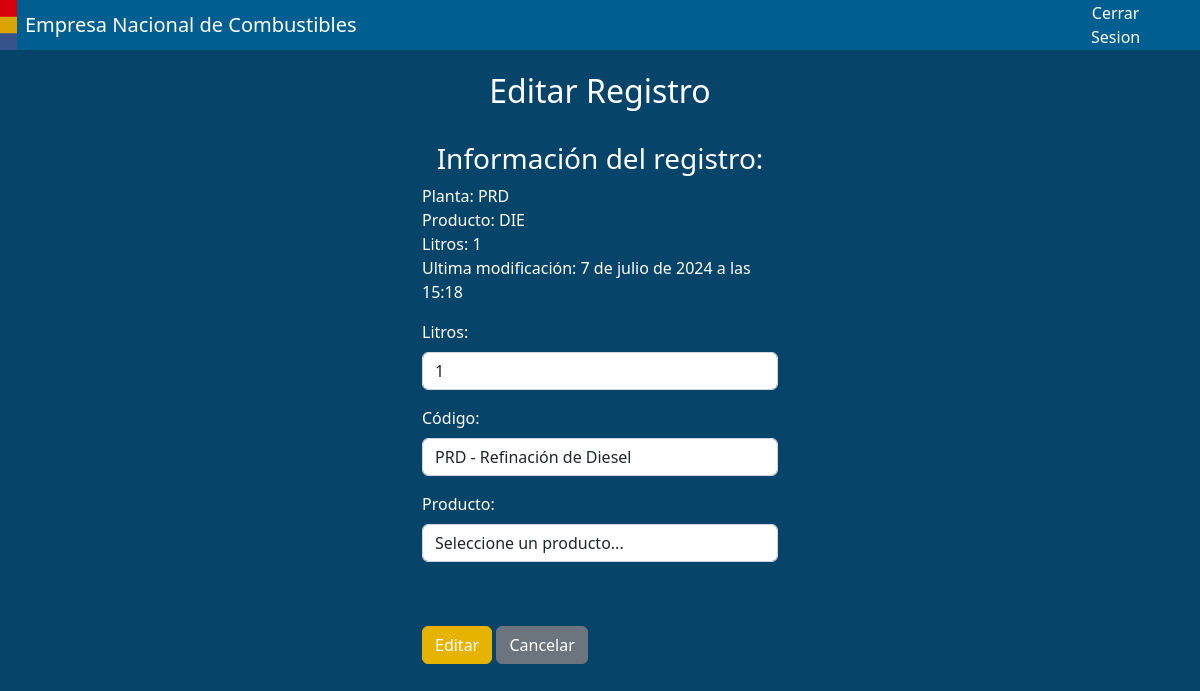
The app's page /editarRegistro/13/ (signed in) with its own data.
### core/models.py (models this page shows, shortened)
class combustible(models.Model):
    codigo = models.ForeignKey(codigoPlanta, on_delete=models.CASCADE)
    producto = models.ForeignKey(producto, on_delete=models.CASCADE)
    litros = models.IntegerField()
    fecha_hora = models.DateTimeField(auto_now_add=True)
    fecha_modificacion = models.DateTimeField(auto_now_add=True)
    usuario_modificador = models.ForeignKey(User, on_delete=models.SET_NULL, null=True, blank=True, related_name='modificaciones')
    eliminado = models.BooleanField(default=False)
    operario = models.ForeignKey(User, on_delete=models.CASCADE)
    turno = models.CharField(
        max_length=2,
        choices=TURNO_CHOICES,
        default='-'
    )

class codigoPlanta(models.Model):
    clave = models.CharField(max_length=3, unique=True)
    descripcion = models.CharField(max_length=100)
    productos = models.ManyToManyField(producto, related_name='codigos')
    def __str__(self):
        return self.clave

class producto(models.Model):
    nombre = models.CharField(max_length=100)
    descripcion = models.CharField(max_length=100)
    def __str__(self):
        return self.nombre

### core/views.py (the view, shortened to what this page needs)
# urls.py: path('editarRegistro/<int:pk>/', views.editar_registro, name='editar_registro'),
def editar_registro(request, pk):
    registro = get_object_or_404(combustible, pk=pk)
    plantas = codigoPlanta.objects.all()
    plantas_json = []
    for planta in plantas:
        productos = list(planta.productos.all().values())
        planta_data = {
            'clave': planta.clave,
            'descripcion': planta.descripcion,
            'productos': productos,
        }
        plantas_json.append(planta_data)
    plantas_json_str = json.dumps(plantas_json)
    context = {
        'codigo_plantas': plantas,
        'plantas_json': plantas_json_str,
        'registro': registro
    }
    if registro.operario != request.user:
        return redirect('listar_registros')
    return render(request, 'core/formularioEditarRegistro.html', context)

### core/templates/core/formularioEditarRegistro.html (shortened to what this page needs)
{% extends 'core/base.html' %}
{% load static %}
{% block content %}
<br><br>
<div class="container-fluid" style="background-color: #074469; height: 100vh; width: auto;">
    <br>
    <h2 class="text-center text-white">Editar Registro</h2>
    <br>
    <div class="container">
        <div class="row justify-content-center">
            <div class="col-md-4">
                <form id="editarRegistroForm" action="{% url 'editar_registro' pk=registro.pk %}" method="post">
                    <h3 class="text-white text-center">Información del registro: </h3>
                    <p class="text-white">Planta: {{ registro.codigo }} <br> Producto: {{ registro.producto}} <br> Litros: {{ registro.litros }} <br> Ultima modificación: {{ registro.fecha_modificacion }}<br></p>
                    <div class="mb-3">
                        <label for="txtLitros" class="form-label text-white">Litros:</label>
                        <input type="text" class="form-control" id="txtLitros" name="txtLitros" value="{{ registro.litros }}">
                    </div>
                    <div class="mb-3">
                        <label for="cmbCodigo" class="form-label text-white">Código:</label><br>
                        <select id="cmbCodigo" name="cmbCodigo" class="form-control" required>
                            {% for planta in codigo_plantas %}
                            <option value="{{ planta.clave }}" {% if planta.clave == registro.codigo.clave %} selected {% endif %}>{{ planta.clave }} - {{planta.descripcion}}</option>
                            {% endfor %}
                        </select>
                    </div>
                    <div class="mb-3">
                        <label for="cmbProducto" class="form-label text-white">Producto:</label><br>
                        <select id="cmbProducto" name="cmbProducto" class="form-control" required>
                            <option value="" disabled selected>Seleccione un producto...</option>
                        </select>
                        <br><br>
                    </div>
                    <input class="btn btn-primary" type="submit" style="background-color: #e5b300; border-color: #e5b300;" value="Editar" disabled>
                    <a href="{% url 'listar_registros' %}" class="btn btn-secondary">Cancelar</a>
                </form>
            </div>
        </div>
    </div>
</div>
{% endblock %}

### records on screen
combustible: codigo "PRD", producto "DIE", litros "1", fecha_modificacion "7 de julio de 2024 a las 15:18", txtLitros "1", cmbCodigo "PRD - Refinación de Diesel"
